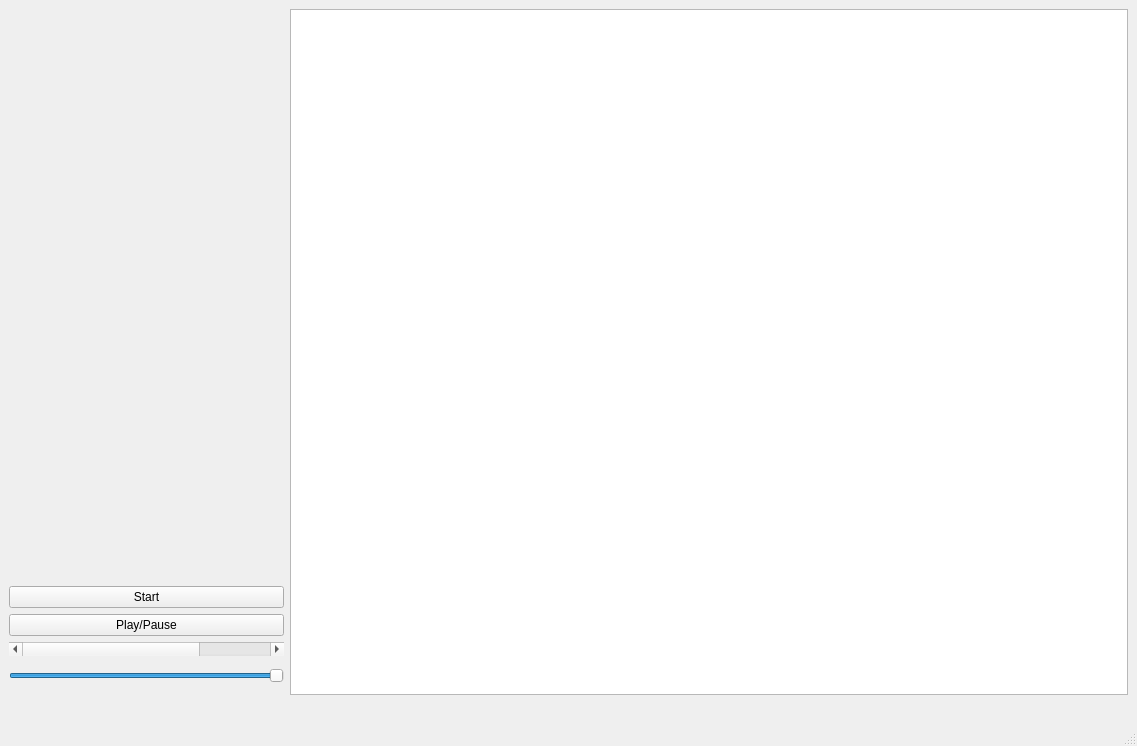
<?xml version="1.0" encoding="UTF-8"?>
<ui version="4.0">
 <class>MainWindow</class>
 <widget class="QMainWindow" name="MainWindow">
  <property name="geometry">
   <rect>
    <x>0</x>
    <y>0</y>
    <width>1137</width>
    <height>746</height>
   </rect>
  </property>
  <property name="windowTitle">
   <string>MainWindow</string>
  </property>
  <widget class="QWidget" name="centralwidget">
   <layout class="QGridLayout" name="gridLayout">
    <item row="5" column="0">
     <widget class="QSlider" name="delay">
      <property name="minimum">
       <number>1</number>
      </property>
      <property name="maximum">
       <number>1000</number>
      </property>
      <property name="value">
       <number>1000</number>
      </property>
      <property name="orientation">
       <enum>Qt::Horizontal</enum>
      </property>
     </widget>
    </item>
    <item row="1" column="0">
     <widget class="QPushButton" name="pushButton">
      <property name="text">
       <string>Start</string>
      </property>
     </widget>
    </item>
    <item row="8" column="2">
     <spacer name="horizontalSpacer_2">
      <property name="orientation">
       <enum>Qt::Horizontal</enum>
      </property>
      <property name="sizeHint" stdset="0">
       <size>
        <width>40</width>
        <height>20</height>
       </size>
      </property>
     </spacer>
    </item>
    <item row="8" column="0">
     <spacer name="horizontalSpacer_4">
      <property name="orientation">
       <enum>Qt::Horizontal</enum>
      </property>
      <property name="sizeHint" stdset="0">
       <size>
        <width>40</width>
        <height>20</height>
       </size>
      </property>
     </spacer>
    </item>
    <item row="0" column="0">
     <spacer name="verticalSpacer">
      <property name="orientation">
       <enum>Qt::Vertical</enum>
      </property>
      <property name="sizeHint" stdset="0">
       <size>
        <width>20</width>
        <height>40</height>
       </size>
      </property>
     </spacer>
    </item>
    <item row="2" column="0">
     <widget class="QPushButton" name="pause">
      <property name="text">
       <string>Play/Pause</string>
      </property>
     </widget>
    </item>
    <item row="8" column="3">
     <spacer name="horizontalSpacer">
      <property name="orientation">
       <enum>Qt::Horizontal</enum>
      </property>
      <property name="sizeHint" stdset="0">
       <size>
        <width>40</width>
        <height>20</height>
       </size>
      </property>
     </spacer>
    </item>
    <item row="8" column="1">
     <spacer name="horizontalSpacer_3">
      <property name="orientation">
       <enum>Qt::Horizontal</enum>
      </property>
      <property name="sizeHint" stdset="0">
       <size>
        <width>40</width>
        <height>20</height>
       </size>
      </property>
     </spacer>
    </item>
    <item row="0" column="1" rowspan="8" colspan="3">
     <widget class="QGraphicsView" name="graphicsView"/>
    </item>
    <item row="3" column="0">
     <widget class="QScrollBar" name="activePart">
      <property name="maximum">
       <number>4</number>
      </property>
      <property name="orientation">
       <enum>Qt::Horizontal</enum>
      </property>
     </widget>
    </item>
   </layout>
  </widget>
  <widget class="QMenuBar" name="menubar">
   <property name="geometry">
    <rect>
     <x>0</x>
     <y>0</y>
     <width>1137</width>
     <height>26</height>
    </rect>
   </property>
  </widget>
  <widget class="QStatusBar" name="statusbar"/>
 </widget>
 <resources/>
 <connections/>
</ui>
